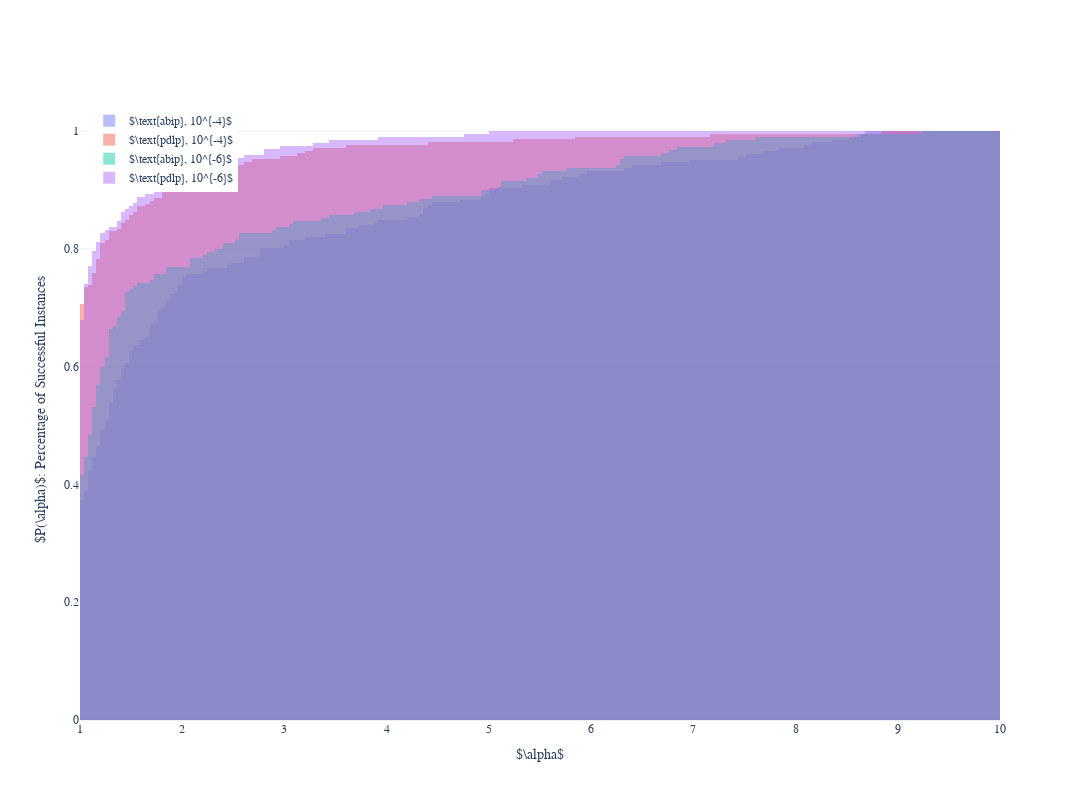

Write notebook code for a chart like this one.
### Code cell
fig = go.Figure()
for mm in df_plot.index.get_level_values(0).unique():
# for mm in df_plot.index.get_level_values(0).unique():
    fig.add_trace(
        go.Histogram(
            # x=df_plot.loc[mm, 'time'].values,
            # x=np.log((df_plot.loc[mm, 'time'].values + 1).tolist()),
            # x=df_plot.loc[mm, 'time']/(df_min['time'] + 1),
            x=df_plot.loc[mm, 'alphat'],
            name=mm,
            xbins=dict(
                start=0,
                end=10,
                size=0.04
            ),
            cumulative_enabled=True,
            histnorm='probability',
        ) 
    )

# Overlay both histograms
fig.update_layout(
    width=1080, height=800,
    barmode='overlay',
    font_family="Latin Modern Roman",
    title_font_family="Latin Modern Roman",
    legend_font_family="Latin Modern Roman",
    xaxis_title=r"$\alpha$", 
    yaxis_title=r"$P(\alpha)$: Percentage of Successful Instances",
    template = 'plotly_white',
    legend=dict(
        yanchor="top",
        y=0.99,
        xanchor="left",
        x=0.01
    )
)
# Reduce opacity to see both histograms
fig.update_traces(opacity=0.45)
fig.show()

### Figure 1 — Plotly figure (JSON) as saved in the notebook; plotly's stock layout.template omitted (floating-point values rounded to 4 significant figures; data arrays with more than 128 entries replaced by an {"elided": "..."} marker saying what was removed)
{"data": [{"cumulative": {"enabled": true}, "histnorm": "probability", "name": "$\\text{abip}, 10^{-4}$", "opacity": 0.45, "type": "histogram", "x": {"elided": "212 float values"}, "xbins": {"end": 10, "size": 0.04, "start": 0}}, {"cumulative": {"enabled": true}, "histnorm": "probability", "name": "$\\text{pdlp}, 10^{-4}$", "opacity": 0.45, "type": "histogram", "x": {"elided": "212 float values"}, "xbins": {"end": 10, "size": 0.04, "start": 0}}, {"cumulative": {"enabled": true}, "histnorm": "probability", "name": "$\\text{abip}, 10^{-6}$", "opacity": 0.45, "type": "histogram", "x": {"elided": "196 float values"}, "xbins": {"end": 10, "size": 0.04, "start": 0}}, {"cumulative": {"enabled": true}, "histnorm": "probability", "name": "$\\text{pdlp}, 10^{-6}$", "opacity": 0.45, "type": "histogram", "x": {"elided": "196 float values"}, "xbins": {"end": 10, "size": 0.04, "start": 0}}], "layout": {"barmode": "overlay", "font": {"family": "Latin Modern Roman"}, "height": 800, "legend": {"font": {"family": "Latin Modern Roman"}, "x": 0.01, "xanchor": "left", "y": 0.99, "yanchor": "top"}, "title": {"font": {"family": "Latin Modern Roman"}}, "width": 1080, "xaxis": {"autorange": true, "range": [1.0, 10], "title": {"text": "$\\alpha$"}, "type": "linear"}, "yaxis": {"autorange": true, "range": [0, 1.053], "title": {"text": "$P(\\alpha)$: Percentage of Successful Instances"}}}}
